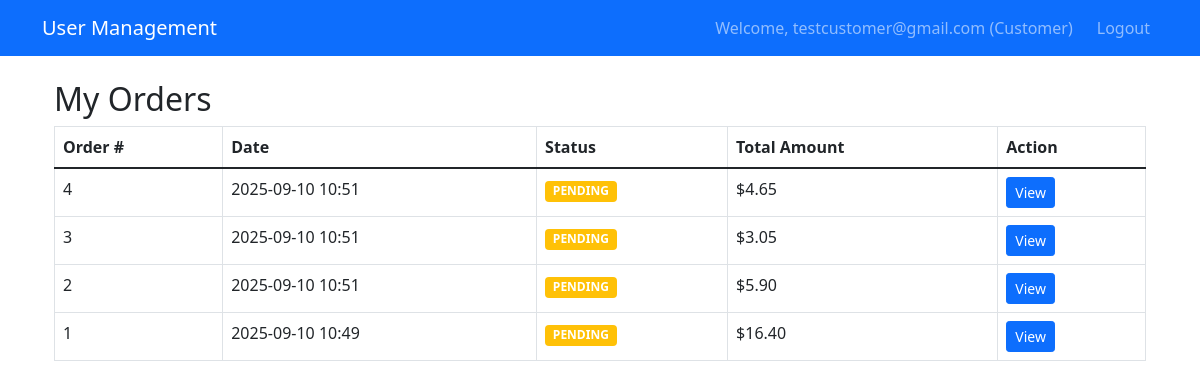
Page /order/my-orders/ (signed in) on the earlier database version.
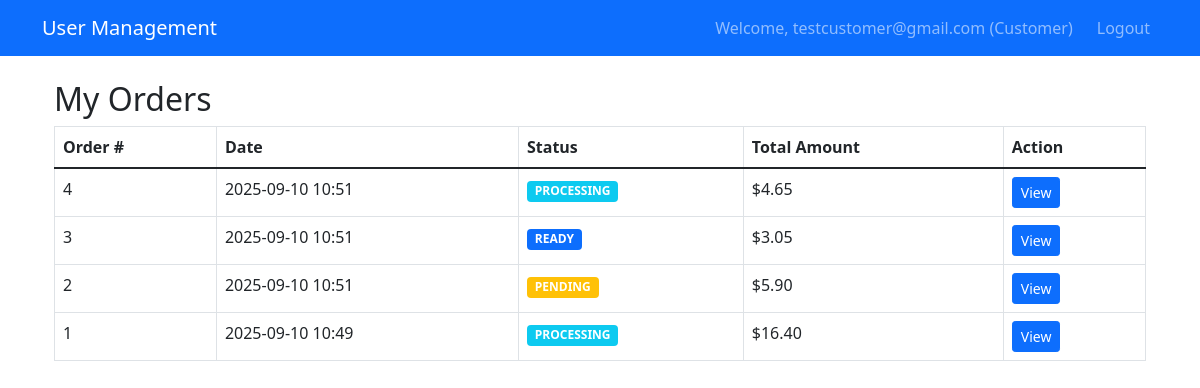
Same page on the later database version.
### accounts/models.py (models this page shows, shortened)
class CustomUser(AbstractUser):
    USER_ROLE_TYPE_CHOICES = (
        (1, 'SystAdmin'),
        (2, 'SalesRep'),
        (3, 'Customer'),
    )
    email = models.EmailField(unique=True)
    user_role = models.PositiveSmallIntegerField(choices=USER_ROLE_TYPE_CHOICES, default=1)
    created_at = models.DateTimeField(auto_now_add=True)
    updated_at = models.DateTimeField(auto_now=True)
    USERNAME_FIELD = 'email'
    REQUIRED_FIELDS = ['username']  # Remove 'email' from here since it's now the USERNAME_FIELD
    class Meta:
        db_table = 'users'

### orders/models.py (models this page shows, shortened)
class Order(models.Model):
    ORDER_STATUS_CHOICES = (
        ('PENDING', 'Pending'),
        ('PROCESSING', 'Processing'),
        ('READY', 'Ready'),
        ('CANCELLED', 'Cancelled'),
    )
    customer = models.ForeignKey(CustomUser, on_delete=models.CASCADE, limit_choices_to={'role': 3}, related_name='customer_orders')
    sales_rep = models.ForeignKey(CustomUser, on_delete=models.SET_NULL, null=True, blank=True, limit_choices_to={'role': 2}, related_name='sales_orders')
    status = models.CharField(max_length=15, choices=ORDER_STATUS_CHOICES, default='PENDING')
    total_amount = models.DecimalField(max_digits=10, decimal_places=2, default=0.0)
    created_at = models.DateTimeField(auto_now_add=True)
    updated_at = models.DateTimeField(auto_now=True)
    class Meta:
        db_table = 'orders'

### orders/views.py (the view)
# urls.py: path("my-orders/", views.my_orders, name="my_orders"),
@login_required
def my_orders(request):
    orders = Order.objects.filter(customer=request.user).order_by('-created_at')
    context = {"orders": orders}
    return render(request, "orders/my_orders.html", context)

### templates/orders/my_orders.html
{% extends "partials/base.html" %}
{% block content %}
<div class="container mt-4">
    <h2>My Orders</h2>
    {% if orders %}
    <table class="table table-bordered">
        <thead>
            <tr>
                <th>Order #</th>
                <th>Date</th>
                <th>Status</th>
                <th>Total Amount</th>
                <th>Action</th>
            </tr>
        </thead>
        <tbody>
            {% for order in orders %}
            <tr>
                <td>{{ order.id }}</td>
                <td>{{ order.created_at|date:"Y-m-d H:i" }}</td>
                <td>
                    <span class="badge
                        {% if order.status == 'PENDING' %}bg-warning
                        {% elif order.status == 'PROCESSING' %}bg-info
                        {% elif order.status == 'READY' %}bg-primary
                        {% elif order.status == 'CANCELLED' %}bg-danger
                        {% endif %}">
                        {{ order.status }}
                    </span>
                </td>
                <td>${{ order.total_amount }}</td>
                <td>
                    <a href="{% url 'order_detail' order.id %}" class="btn btn-sm btn-primary">View</a>
                </td>
            </tr>
            {% endfor %}
        </tbody>
    </table>
    {% else %}
    <p>You have no orders yet.</p>
    {% endif %}
</div>
{% endblock %}

### templates/partials/base.html (shortened to what this page needs)
<!DOCTYPE html>
<html lang="en">
<head>
    <link href="https://cdn.jsdelivr.net/npm/bootstrap@5.1.3/dist/css/bootstrap.min.css" rel="stylesheet">
</head>
<body>
    {% include 'partials/navbar.html' %}
    <div class="container mt-4">
        {% block content %}
        {% endblock %}
    </div>
</body>
</html>

### templates/partials/navbar.html
<nav class="navbar navbar-expand-lg navbar-dark bg-primary">
    <div class="container">
        <a class="navbar-brand" href="{% url 'dashboard' %}">User Management</a>
        <div class="navbar-nav ms-auto">
            {% if user.is_authenticated %}
                <span class="navbar-text me-3">
                    Welcome, {{ user.email }}
                    {% if user.user_role == 1 %}(Admin)
                    {% elif user.user_role == 2 %}(Sales Rep)
                    {% else %}(Customer){% endif %}
                </span>
                <a class="nav-link" href="{% url 'logout' %}">Logout</a>
            {% else %}
                <a class="nav-link" href="{% url 'login' %}">Login</a>
                <a class="nav-link" href="{% url 'customer_register' %}">Register</a>
            {% endif %}
        </div>
    </div>
</nav>

Differences in the rows shown:
changed Order id 4: status "PENDING" → "PROCESSING"
changed Order id 3: status "PENDING" → "READY"
changed Order id 1: status "PENDING" → "PROCESSING"
